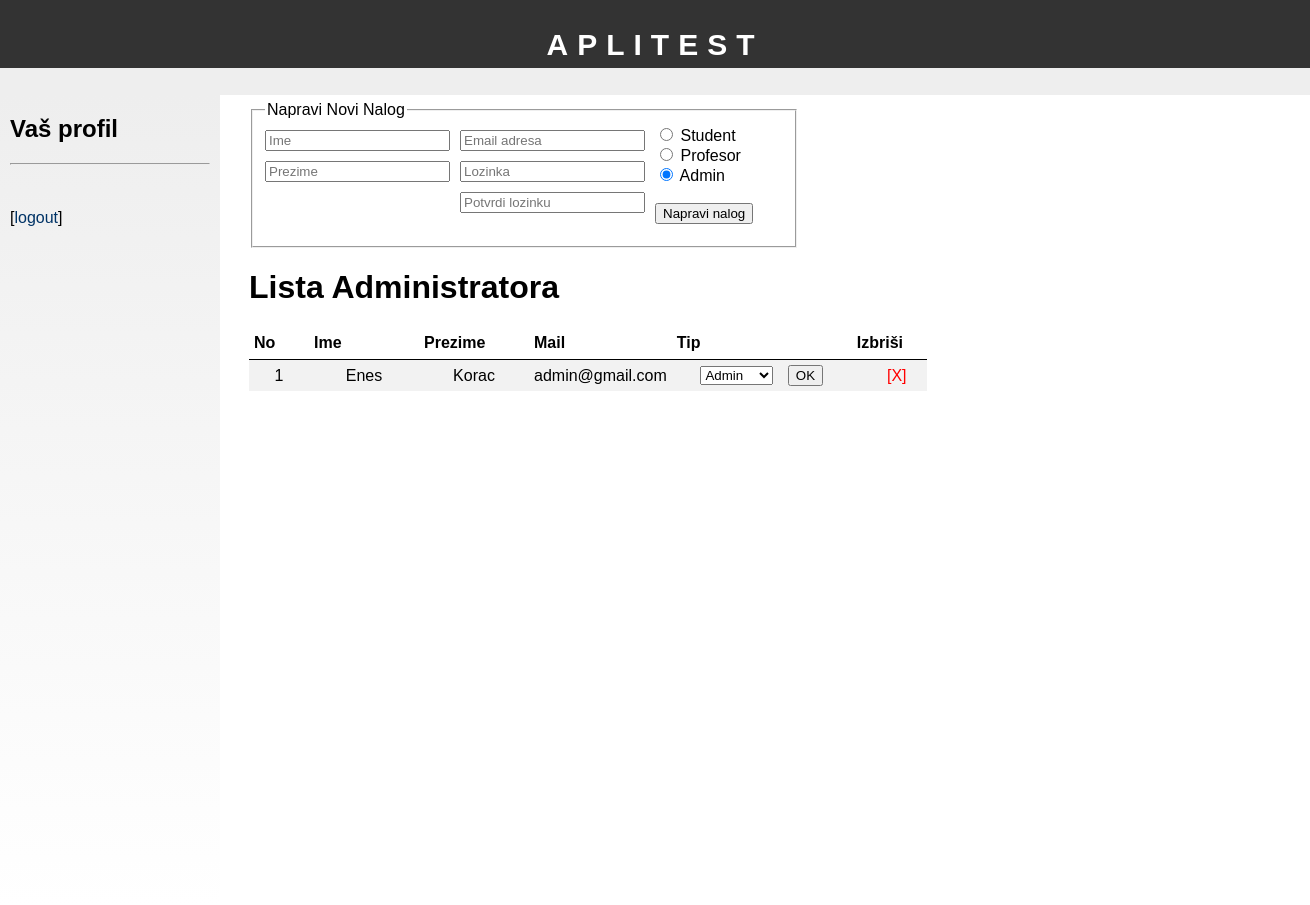
Screenshot of /admin_admini.php with the database file from the repository.
### tables this page shows
CREATE TABLE `profil` (
  `id` int(11) NOT NULL,
  `ime` varchar(40) NOT NULL,
  `prezime` varchar(40) NOT NULL,
  `br_indeksa` varchar(30) NOT NULL,
  `smer` int(11) NOT NULL,
  `email` varchar(50) NOT NULL,
  `lozinka` varchar(300) NOT NULL,
  `tip` enum('student','profesor','admin') NOT NULL,
  `status` enum('neaktivan','aktivan') NOT NULL
);

### admin_admini.php (the view, shortened to what this page needs)
<?php
require("header.php");
include("register/admin_reg.php");
echo"
<h1>Lista Administratora</h1>
<form name='frmTip' method='post' action='promTip.php'>
<table class='adminList'>
<tr>
	<th>No</th>
	<th>Ime</th>
	<th>Prezime</th>
	<th>Mail</th>
	<th>Tip</th>
	<th>Izbriši</th>
</tr>
";
$sqlStud="SELECT * FROM profil WHERE tip='admin'";
$run_sqlStud= mysqli_query($con, $sqlStud);
$i=1;
while($row_stud = mysqli_fetch_array($run_sqlStud)){
	$id=$row_stud['id'];
	$ime=$row_stud['ime'];
	$prezime=$row_stud['prezime'];
	$mail=$row_stud['email'];
	$tip=$row_stud['tip'];
	echo"
		<tr>
			<td>$i</td>
			<td>$ime</td>
			<td>$prezime</td>
			<td>$mail</td>";
	if($id!= $_SESSION['SESS_USERID'])	{
		echo"
			<td style='width:170px;'>
				<select name='tip'>
					<option value='student'>Student</option>
					<option value='profesor'>Profesor</option>
					<option value='admin' selected>Admin</option>
				</select>
				<input type='hidden' name='id' value='$id'>
				<input type='submit' name='promTip' value='OK' style='margin-left:10px;'/>
			</td>
			<td style='padding-left:20px;'>
				<a style='color:red;'  href='delStudent.php?id=$id&tip=$tip'>[X]</a>
			</td>
		</tr>";
	}
	$i++;
}
echo"
</table>
</form>";
require("footer.php");
?>

### css/style.css (style rules this page uses)
body { font-family: "trebuchet ms", verdana, sans-serif; width:100%; min-width:1300px; margin:0; }
a { color:#003366; text-decoration:none; }
.adminList,.testList { width:100%; border-collapse: collapse; }
.adminList tr:nth-child(even), .testList tr:nth-child(even) { background-color: #f2f2f2; }
.adminList th,.testList { padding-left:5px; height:30px; border-bottom:1px solid black; }
.adminList td:first-child { width:50px; }
.adminList td:last-child { width:50px; }
.adminList td { padding:5px; width:100px; height:10px; text-align:center; }
.adminList a { text-decoration:none; }

### rows the page displays
profil: ime "Enes", prezime "Korac", email "admin@gmail.com"

### other values shown
$config_sitename "APLITEST"
